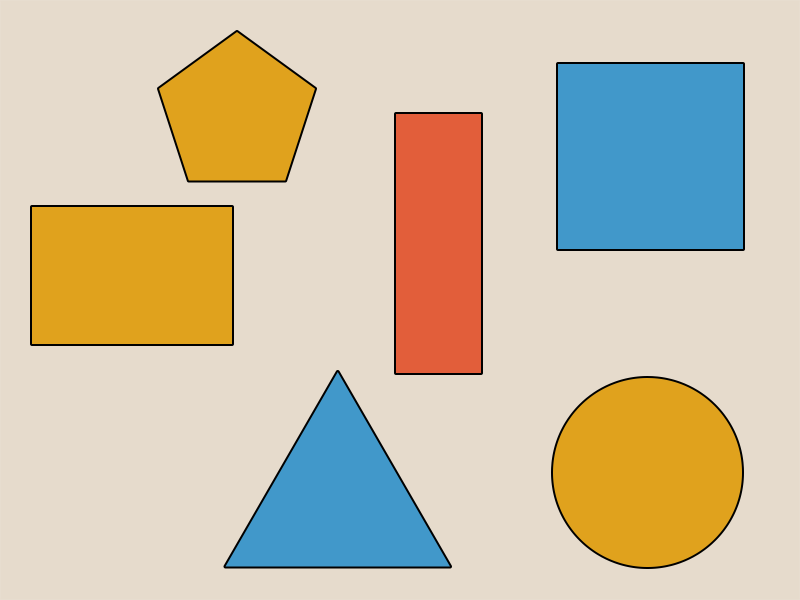
#> input picture assets/shapes2.png, 1600 x 1200 px (shown at 1/2 size)
$ python shape-detection.py
#> lines starting #> are read from the running program, lines starting #| are printed output that depends on the picture; after the words box and inside, x2 and y2 are one past the last pixel; in counts of white or black regions, pixels touching at a corner belong together; long printed decimals are rounded
import cv2

def getContours(img):
    contours, hierarchy = cv2.findContours(img, cv2.RETR_EXTERNAL, cv2.CHAIN_APPROX_NONE)
    for cnt in contours:
        peri = cv2.arcLength(cnt, True)
        approx = cv2.approxPolyDP(cnt, 0.02 * peri, True)
        x, y, w, h = cv2.boundingRect(approx)
        cv2.rectangle(imgContours, (x, y), (x + w, y + h), (100, 220, 65), 4)
    for cnt in contours:
        area = cv2.contourArea(cnt)
        if area > 1:
            # cv2.drawContours(imgContours, cnt, -1, (100, 220, 65), 2)
            peri = cv2.arcLength(cnt, True)
            approx = cv2.approxPolyDP(cnt, 0.02*peri, True)
            obj_corners = len(approx)
            x, y, w, h = cv2.boundingRect(approx)
            if obj_corners == 3:
                obj_type = 'Triangle'
            elif obj_corners == 4:
                aspect_ratio = w / float(h)
                if (aspect_ratio > 0.95) and (aspect_ratio < 1.05):
                    obj_type = "Square"
                else:
                    obj_type = "Rectangle"
            elif obj_corners == 5:
                obj_type = "Pentagon"
            else:
                obj_type = 'Circle'
            print(area, peri, obj_corners)
            # cv2.rectangle(imgContours, (x, y), (x + w, y + h), (100, 220, 65), 4)
            # cv2.putText(imgContours, obj_type,
            #             (x+5, y-22+5), cv2.FONT_HERSHEY_DUPLEX, 1.0, (255, 255, 255), 5)
            cv2.putText(imgContours, obj_type,
                        (x+5, y-22+5), cv2.FONT_HERSHEY_DUPLEX, 1.5, (0, 0, 0), 2)

path = 'assets/shapes2.png'
img = cv2.imread(path)
#> img is the input picture: shape (1200, 1600, 3); mean B, G, R 167.7, 193.4, 205.9
imgContours = img.copy()

imgGray = cv2.cvtColor(img, cv2.COLOR_BGR2GRAY)
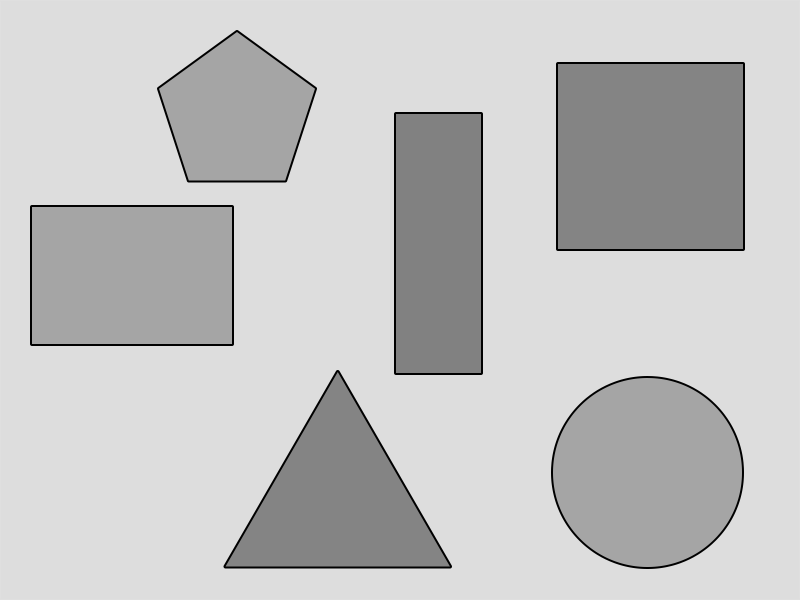
#> imgGray: shape (1200, 1600) (shown at 1/2 size); min 0, max 226, mean 194.5
imgBlur = cv2.GaussianBlur(imgGray, (7, 7), 1)

imgCanny = cv2.Canny(imgBlur, 150, 150)
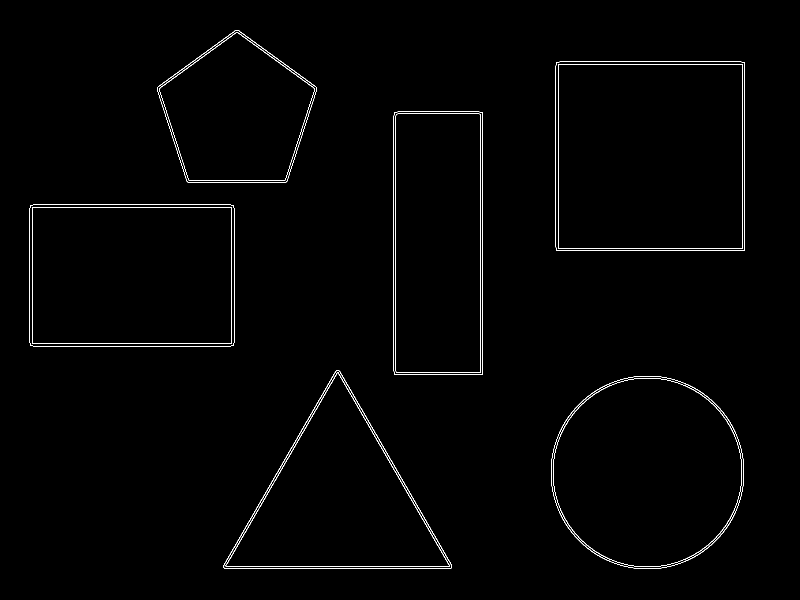
#> imgCanny: shape (1200, 1600) (shown at 1/2 size); 0.88% white in thin lines or dots, all inside (x1, y1, x2, y2) = (59, 60, 1490, 1138)
getContours(imgCanny)
#> in getContours, `contours, hierarchy = cv2.findContours(img, cv2.RETR_EXTERNAL, cv2.CHA..`: contours = 6 contours; box (x1, y1, x2, y2) and area: (1111, 123, 1490, 502) 142855, (1102, 752, 1488, 1138) 117129, (59, 409, 469, 693) 115697, (787, 223, 966, 750) 93599, (447, 740, 904, 1137) 92782, (314, 60, 634, 366) 68146
#> the loop in getContours, `for cnt in contours:` made 6 passes
#> (peri, approx, x, y, w, h) on passes 2 to 5: (1438.1, [[673, 740], [447, 1135], [902, 1136]], 447, 740, 456, 397), (1377, [[60, 411], [61, 691], [467, 690], [466, 410]], 60, 410, 408, 282), (1403.3, [[789, 224], [788, 748], [964, 749], [965, 225]], 788, 224, 178, 526), (1507.3, [[1113, 124], [1112, 500], [1488, 501], [1489, 125]], 1112, 124, 378, 378)
#> (peri, x, y, w, h) on passes 1, 6: (1277.6, 1102, 752, 386, 386), (1040.6, 314, 60, 320, 305)
#> after the loop in getContours, `for cnt in contours:`:
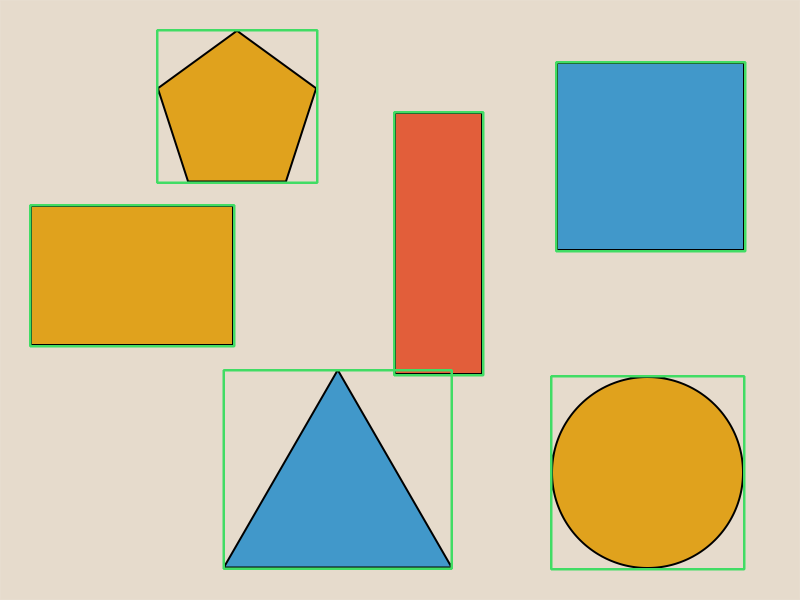
#> imgContours: shape (1200, 1600, 3) (shown at 1/2 size); 2.29% of pixels changed, all inside (x1, y1, x2, y2) = (58, 58, 1493, 1141)
#> the loop in getContours, `for cnt in contours:` made 6 passes
#> (area, peri, approx, obj_corners, x, y, w, h) on passes 3 to 5: (115697, 1377, [[60, 411], [61, 691], [467, 690], [466, 410]], 4, 60, 410, 408, 282), (93599, 1403.3, [[789, 224], [788, 748], [964, 749], [965, 225]], 4, 788, 224, 178, 526), (142855, 1507.3, [[1113, 124], [1112, 500], [1488, 501], [1489, 125]], 4, 1112, 124, 378, 378)
#> (area, peri, approx, obj_corners, x, y, w, h) on pass 2: (92782, 1438.1, [[673, 740], [447, 1135], [902, 1136]], 3, 447, 740, 456, 397)
#| 117129.0 1277.568 8
#| 92782.0 1438.053 3
#| 115697.0 1376.971 4
#| 93599.0 1403.314 4
#| 142855.0 1507.314 4
#| 68146.0 1040.632 5
#> after the loop in getContours, `for cnt in contours:`:
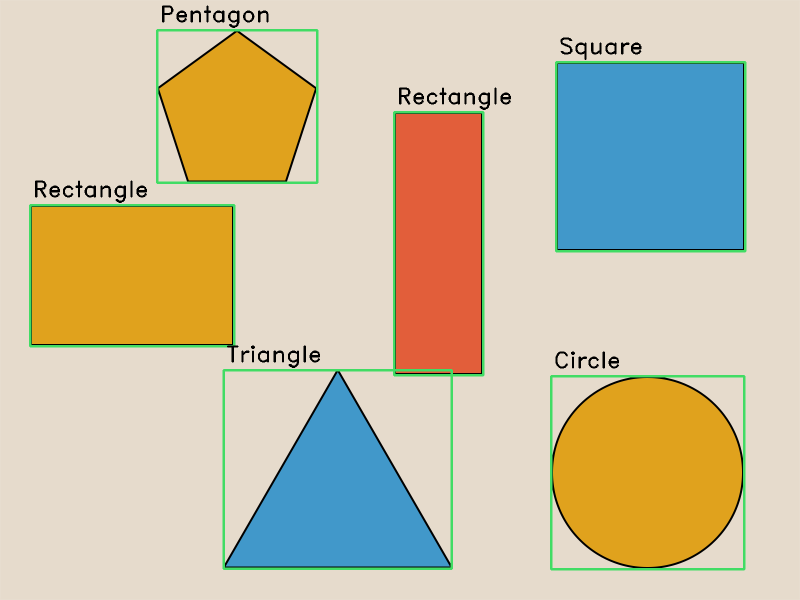
#> imgContours: shape (1200, 1600, 3) (shown at 1/2 size); 0.63% of pixels changed, all inside (x1, y1, x2, y2) = (70, 11, 1283, 737)
imgContours = cv2.resize(imgContours, (800, 600), interpolation=cv2.INTER_AREA)
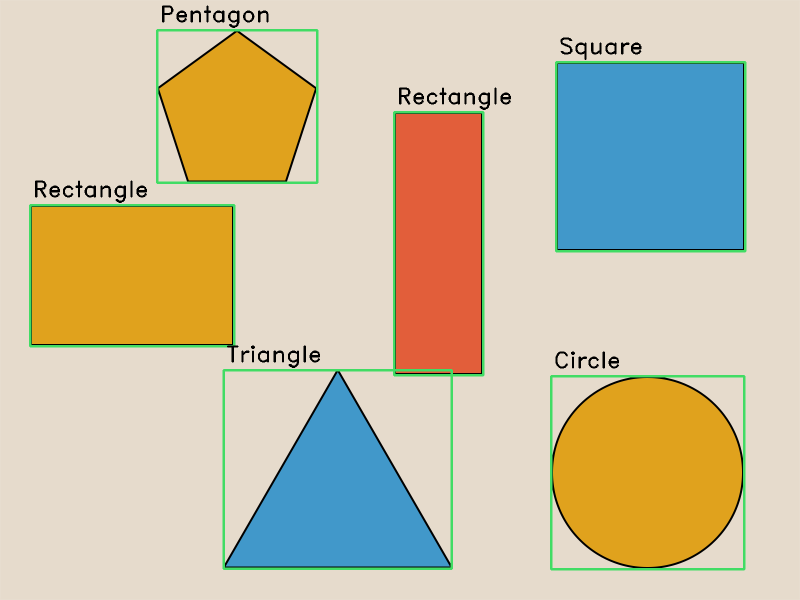
#> imgContours: shape (600, 800, 3); mean B, G, R 165.4, 193.5, 202.2
cv2.imshow('Image', imgContours)
cv2.waitKey(0)

$ run again, with assets/shapes3.png copied over assets/shapes2.png
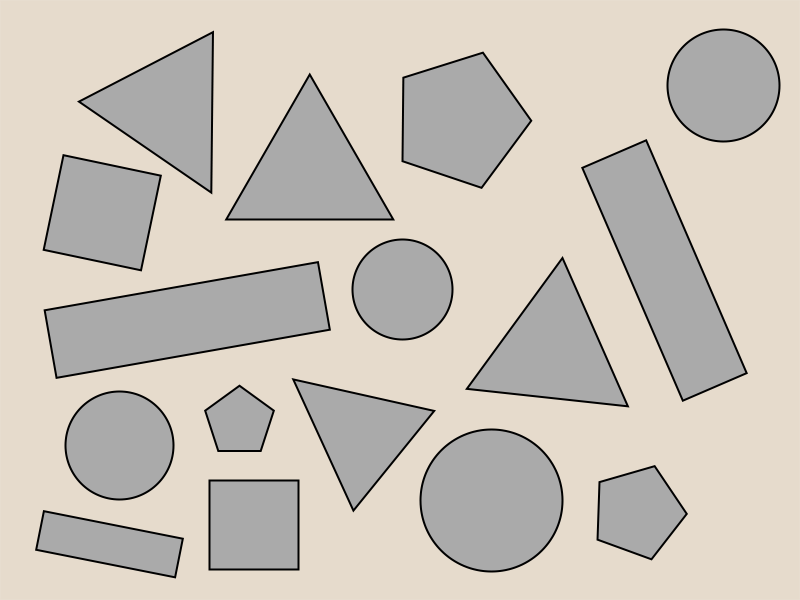
#> input picture assets/shapes3.png, 1600 x 1200 px (shown at 1/2 size)
#> img is the input picture: shape (1200, 1600, 3); mean B, G, R 187, 196.6, 203.7
#> `imgCanny = cv2.Canny(imgBlur, 150, 150)`:
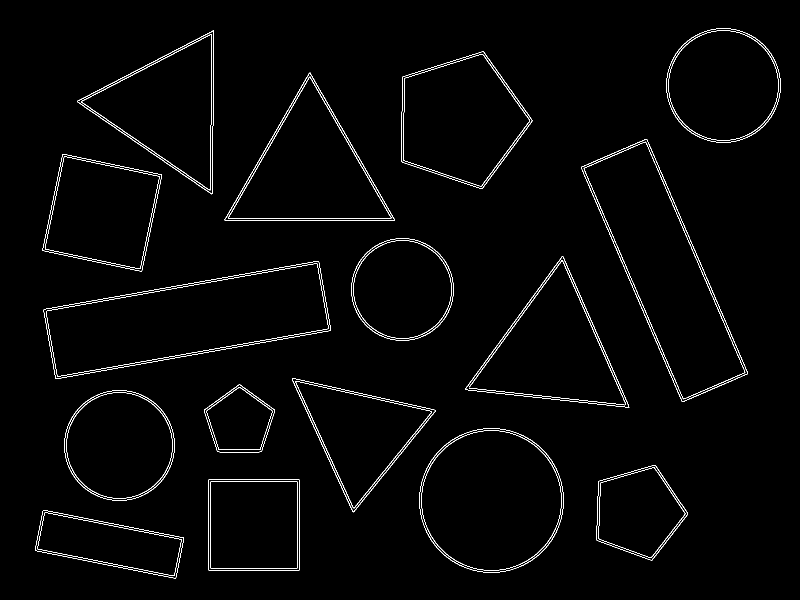
#> imgCanny: shape (1200, 1600) (shown at 1/2 size); 1.6% white in thin lines or dots, all inside (x1, y1, x2, y2) = (70, 57, 1561, 1157)
#> contours = 16 contours; largest, box (x1, y1, x2, y2) and area: (87, 522, 662, 758) 78946, (1162, 278, 1496, 804) 73374, (839, 856, 1127, 1145) 65238, (449, 145, 790, 442) 50802, (803, 103, 1065, 378) 49730
#> the loop in getContours, `for cnt in contours:` made 16 passes
#> (peri, approx, x, y, w, h) on passes 1, 2, 7, 8, 9: (782.8, [[86, 1020], [70, 1101], [351, 1156], [367, 1075]], 70, 1020, 298, 137), (727.3, [[417, 959], [417, 1140], [598, 1140], [598, 959]], 417, 959, 182, 182), (905, [[584, 756], [707, 1024], [871, 820]], 584, 756, 288, 269), (1476.2, [[637, 522], [88, 618], [111, 757], [660, 661]], 88, 522, 573, 236), (1046.5, [[930, 777], [1258, 814], [1126, 513]], 930, 513, 329, 302)
#> the loop in getContours, `for cnt in contours:` made 16 passes
#> (area, peri, approx, obj_corners, x, y, w, h) on passes 1, 2, 8, 11: (23782, 782.8, [[86, 1020], [70, 1101], [351, 1156], [367, 1075]], 4, 70, 1020, 298, 137), (33453, 727.3, [[417, 959], [417, 1140], [598, 1140], [598, 959]], 4, 417, 959, 182, 182), (78946, 1476.2, [[637, 522], [88, 618], [111, 757], [660, 661]], 4, 88, 522, 573, 236), (40067, 849.1, [[125, 308], [85, 501], [283, 542], [323, 349]], 4, 85, 308, 239, 235)
#> (printed output is left out)
#> `imgContours = cv2.resize(imgContours, (800, 600), interpolation=cv2.IN..`:
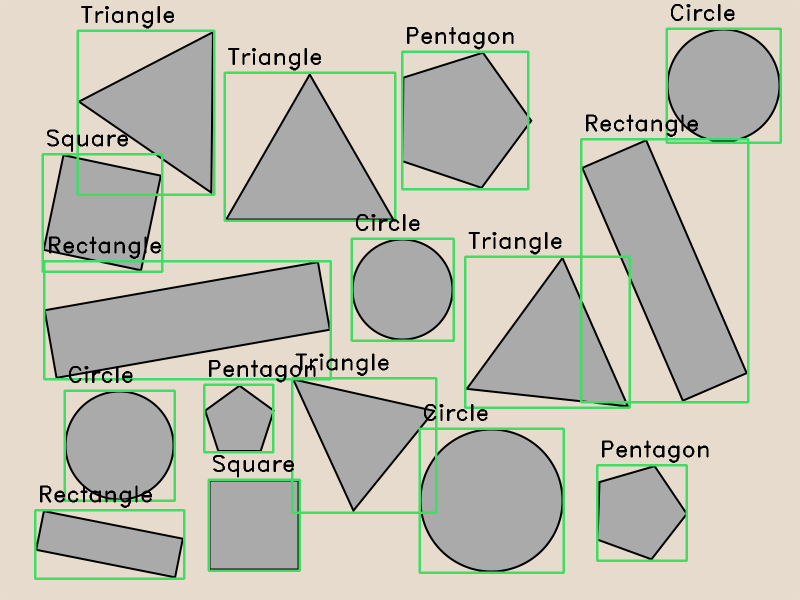
#> imgContours: shape (600, 800, 3); mean B, G, R 180.2, 194.2, 194
